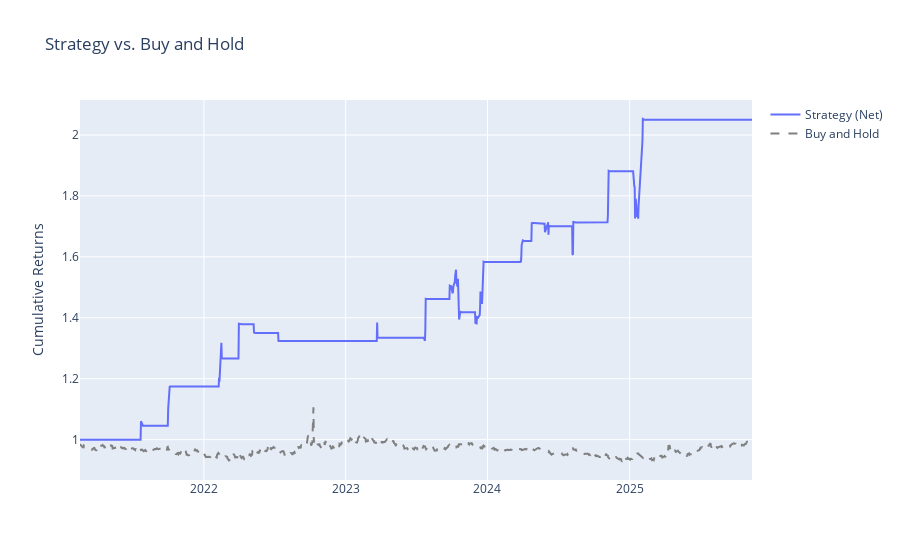
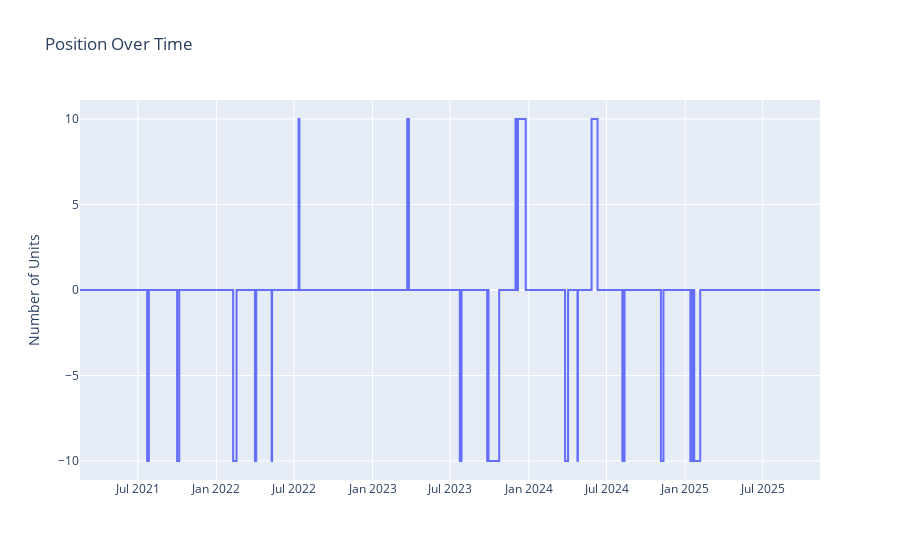
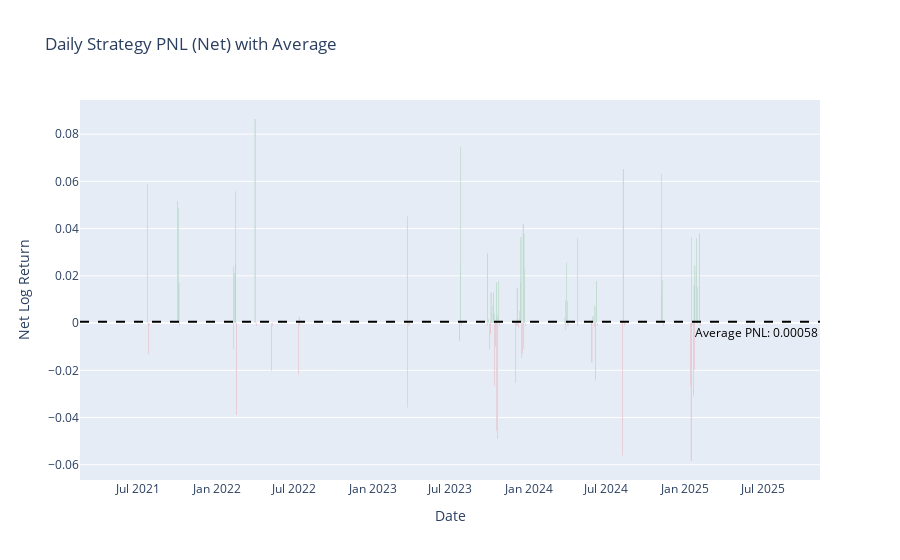
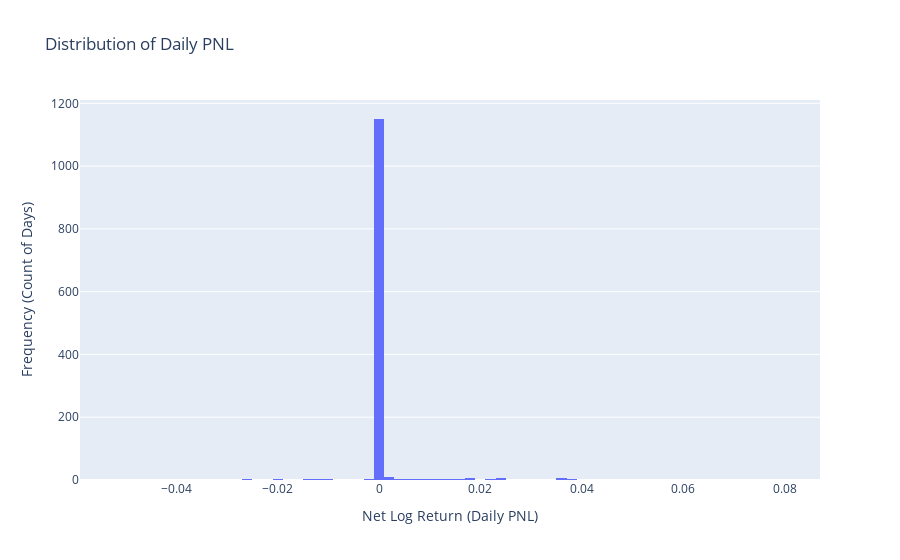

The code cell stored with these charts, in order, in its notebook:
### Code cell
filtered_df = df.copy()
# filtered_df = filtered_df.loc['2021-01-01':]
print("Running backtest...")
results = flexible_backtest(
    data=filtered_df,
    price_col_name="price",
    target_col_name="signal",
    row_shift=2,  # Your 2-day manual lag
    p_spread=0.0001,
    strategy_type='state'
)  # 0.01% cost
show_backtest_report(results)

### Figure 1 — Plotly figure (JSON) as saved in the notebook; plotly's stock layout.template omitted (floating-point values rounded to 4 significant figures; data arrays with more than 128 entries replaced by an {"elided": "..."} marker saying what was removed)
{"data": [{"mode": "lines", "name": "Strategy (Net)", "type": "scatter", "x": {"elided": "1234 str values"}, "y": {"elided": "1234 float values"}}, {"line": {"color": "grey", "dash": "dash"}, "mode": "lines", "name": "Buy and Hold", "type": "scatter", "x": {"elided": "1234 str values"}, "y": {"elided": "1234 float values"}}], "layout": {"hovermode": "x unified", "title": {"text": "Strategy vs. Buy and Hold"}, "yaxis": {"title": {"text": "Cumulative Returns"}}}}

### Figure 2 — Plotly figure (JSON) as saved in the notebook; plotly's stock layout.template omitted (floating-point values rounded to 4 significant figures; data arrays with more than 128 entries replaced by an {"elided": "..."} marker saying what was removed)
{"data": [{"line": {"shape": "hv"}, "mode": "lines", "name": "Position Size", "type": "scatter", "x": {"elided": "1234 str values"}, "y": {"elided": "1234 float values"}}], "layout": {"hovermode": "x unified", "title": {"text": "Position Over Time"}, "yaxis": {"title": {"text": "Number of Units"}}}}

### Figure 3 — Plotly figure (JSON) as saved in the notebook; plotly's stock layout.template omitted (floating-point values rounded to 4 significant figures; data arrays with more than 128 entries replaced by an {"elided": "..."} marker saying what was removed)
{"data": [{"marker": {"color": {"elided": "1234 str values"}}, "name": "Daily PNL", "type": "bar", "x": {"elided": "1234 str values"}, "y": {"elided": "1234 float values"}}], "layout": {"annotations": [{"font": {"color": "black"}, "showarrow": false, "text": "Average PNL: 0.00058", "x": 1, "xanchor": "right", "xref": "x domain", "y": 0.0005819, "yanchor": "top", "yref": "y"}], "shapes": [{"line": {"color": "black", "dash": "dash"}, "type": "line", "x0": 0, "x1": 1, "xref": "x domain", "y0": 0.0005819, "y1": 0.0005819, "yref": "y"}], "title": {"text": "Daily Strategy PNL (Net) with Average"}, "xaxis": {"title": {"text": "Date"}}, "yaxis": {"title": {"text": "Net Log Return"}}}}

### Figure 4 — Plotly figure (JSON) as saved in the notebook; plotly's stock layout.template omitted (floating-point values rounded to 4 significant figures; data arrays with more than 128 entries replaced by an {"elided": "..."} marker saying what was removed)
{"data": [{"bingroup": "x", "hovertemplate": "strategy_returns_net=%{x}<br>count=%{y}<extra></extra>", "legendgroup": "", "marker": {"color": "#636efa", "pattern": {"shape": ""}}, "name": "", "nbinsx": 100, "orientation": "v", "showlegend": false, "type": "histogram", "x": {"elided": "1234 float values"}, "xaxis": "x", "yaxis": "y"}], "layout": {"barmode": "relative", "legend": {"tracegroupgap": 0}, "title": {"text": "Distribution of Daily PNL"}, "xaxis": {"anchor": "y", "domain": [0, 1], "title": {"text": "Net Log Return (Daily PNL)"}}, "yaxis": {"anchor": "x", "domain": [0, 1], "title": {"text": "Frequency (Count of Days)"}}}}
